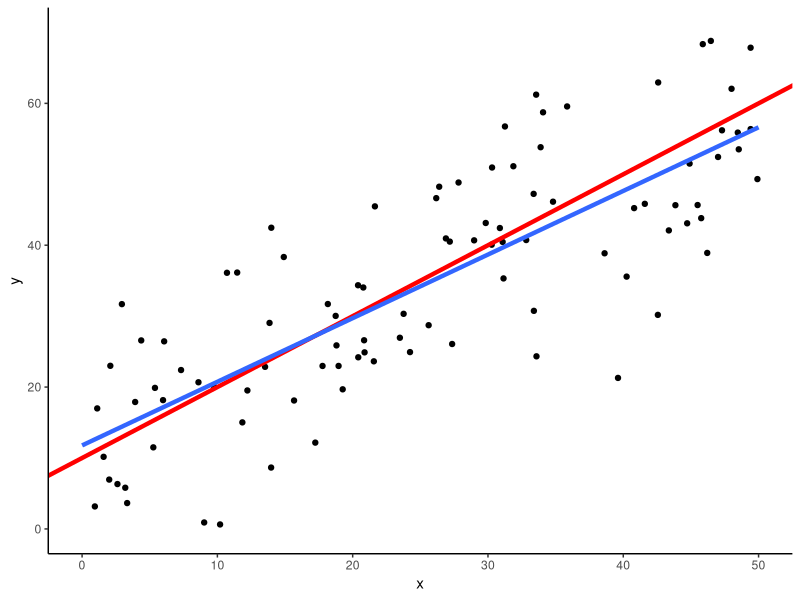

Source code (R): (Note: this script raises an error after producing the figure.)
## ---- chunk 1
library(tidyverse)
set.seed(8931)

data <- tibble(
  x = runif(100, 0, 50),
  y = rnorm(100, x + 10, 10)
  ) 

data %>%
  ggplot(aes(x=x, y=y)) +
  geom_point() +
  geom_abline(slope= 1, intercept= 10, col = "red", lwd=1.5) +
  geom_smooth(method="lm", formula = 'y ~ x', fill=NA, lwd=1.5, fullrange=TRUE) +
  xlim(0, 50) + ylim(0, 70)+
  theme_classic()
## ---- chunk 2
knitr::include_graphics("regression_animation.gif")
## ---- chunk 3
b1 <- c()
for (i in 1:1000) {
  tibble(
    x = runif(100, 0, 50),
    y = rnorm(100, x + 10, 10)
  ) %>% 
  with(lm(y ~ x)) -> lm_res
  b1 <- append(b1, lm_res$coefficients["x"])
}

b1 %>% 
  as_tibble_col(column_name = "b1") %>% 
  ggplot(aes(x = b1)) +
  geom_histogram(col = "black", fill ="grey30")
## ---- chunk 4
mean(b1)
sd(b1)
## ---- chunk 5
dat <- tibble(x=runif(200, 0, 50),
              y=rnorm(200, x + 10, 10))
breaks <- c(10, 20, 30, 40, 50)
norm <- tibble()
for (t in breaks) {
  br = seq(qnorm(0.005,t + 10,10),qnorm(0.995,t + 10,10),length=200)
  tibble(x=t-dnorm(br,t + 10,10)*100,
         y=br,
         b=t) %>% 
    bind_rows(norm,.) -> norm
}
dat %>% 
  ggplot(aes(x=x, y=y)) +
  geom_point() +
  geom_path(data=norm, aes(x, y, group=b), lwd=1.0, color = "red") +
  geom_vline(xintercept=breaks, lty=2) +
  geom_abline(intercept = 10, slope = 1)+
  theme_classic()
## ---- chunk 6
data %>%
  with(lm(y ~ x)) %>% summary()
